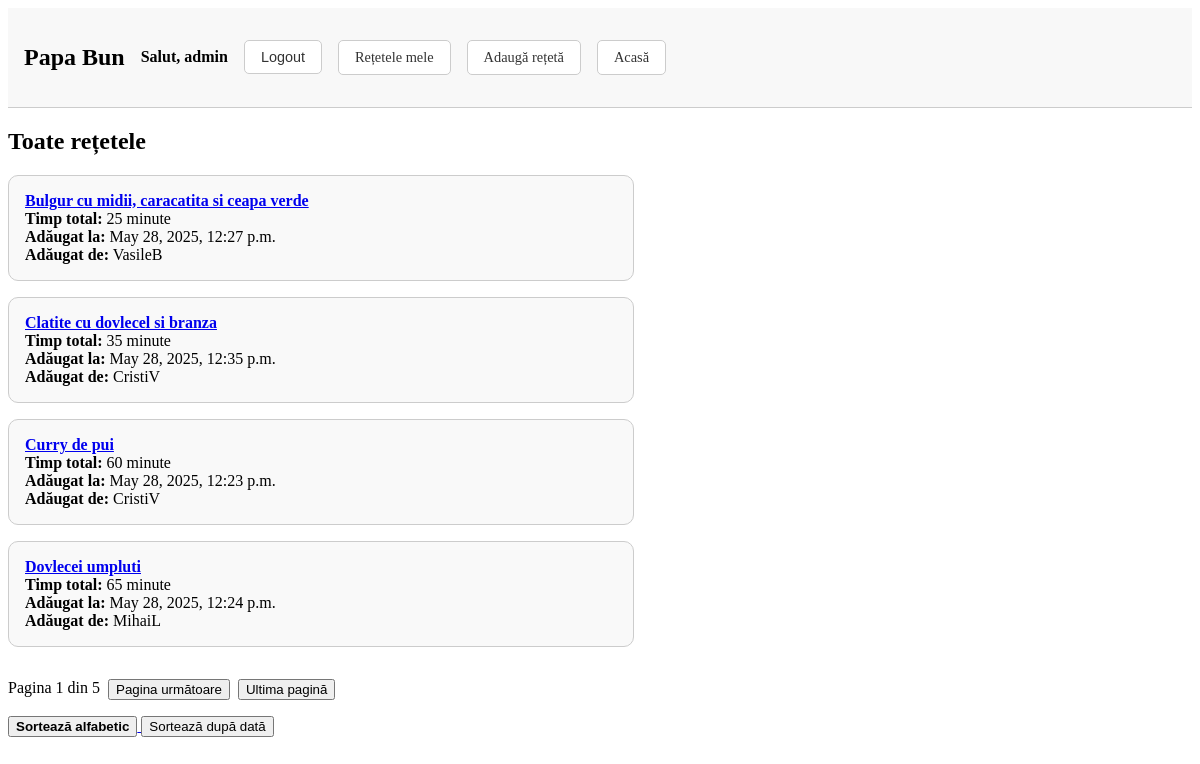
/ (signed in), run on the app's committed database.
### recipes/models.py (models this page shows, shortened)
class Recipe(models.Model):
    title = models.CharField(max_length=200)
    description = models.TextField(null=True)
    addition_date = models.DateTimeField(auto_now_add=True, null=True)
    prep_time = models.IntegerField(null=True, blank=True)
    cooking_time = models.IntegerField(null=True, blank=True)
    user = models.ForeignKey(User, on_delete=models.CASCADE, related_name='recipes', null=True)
    def total_time(self):
        prep = self.prep_time if self.prep_time is not None else 0
        cook = self.cooking_time if self.cooking_time is not None else 0
        return prep + cook

### recipes/views.py (the view)
# urls.py: path('', views.recipe_list, name='recipe_list'),
def recipe_list(request):
    sort_by = request.GET.get('sort', 'title')
    if sort_by == 'added':
        recipes = Recipe.objects.order_by('-addition_date')
    else:
        recipes = Recipe.objects.order_by('title')
    paginator = Paginator(recipes, 4 )
    page_number = request.GET.get('page')
    page_obj = paginator.get_page(page_number)
    return render(request, 'recipes/recipe_list.html', {
        'page_obj': page_obj,
        'sort_by': sort_by
    })

### recipes/templates/recipes/recipe_list.html (shortened to what this page needs)
{% extends 'base.html' %}
{% block content %}
<h2>Toate rețetele</h2>
<div style="width: 50%; padding: 0; display: flex; flex-direction: column; gap: 1rem;">
{% for recipe in page_obj %}
  <div style="width: 100%; padding: 1rem; border: 1px solid #ccc; border-radius: 10px; background-color: #f9f9f9;">
    <div> <strong><a href="{% url 'recipe_detail' recipe.id %}">{{ recipe.title }}</a></strong> </div>
    <div> <strong>Timp total:</strong> {{ recipe.total_time }} minute </div>
    <div> <strong>Adăugat la:</strong> {{ recipe.addition_date }} </div>
    <div> <strong>Adăugat de:</strong> {{ recipe.user.username }} </div>
  </div>
{% endfor %}
<div class="pagination" style="margin-top: 1em; display: flex; gap: 0.5rem; flex-wrap: wrap;">
  <span>Pagina {{ page_obj.number }} din {{ page_obj.paginator.num_pages }}</span>
  {% if page_obj.has_next %}
    <form action="" method="get" style="display:inline;">
      <button type="submit">Pagina următoare</button>
    </form>
    <form action="" method="get" style="display:inline;">
      <button type="submit">Ultima pagină</button>
    </form>
  {% endif %}
</div>
<div style="margin-bottom: 1em;">
  <a href="?sort=title">
      <button {% if sort_by == 'title' %}style="font-weight:bold;"{% endif %}>
      Sortează alfabetic
      </button>
  </a>
  <a href="?sort=added">
      <button {% if sort_by == 'added' %}style="font-weight:bold;"{% endif %}>
        Sortează după dată
      </button>
  </a>
</div>
</div>
{% endblock %}

### recipes/templates/base.html (shortened to what this page needs)
<!DOCTYPE html>
<html>
<head>
</head>
<body>
<nav>
    <div>
        <h1><strong>Papa Bun</strong></h1>
    </div>
    {% if user.is_authenticated %}
        <strong>Salut, {{ user.username }}</strong>
        <form method="post" action="{% url 'logout' %}">
            <button type="submit" class="nav-button">Logout</button>
        </form>
        <a href="{% url 'my_recipes' %}" class="nav-button">Rețetele mele</a>
    {% else %}
        <a href="{% url 'login' %}" class="nav-button">Autentificare</a>
        <a href="{% url 'register' %}" class="nav-button">Înregistrare</a>
    {% endif %}
    <a href="{% url 'recipe_add' %}" class="nav-button">Adaugă rețetă</a>
    <a href="{% url 'recipe_list' %}" class="nav-button">Acasă</a>
</nav>
{% block content %}
{% endblock %}
</body>
</html>

### recipes/templates/base.html (style rules this page uses)
nav { display: flex; align-items: center; gap: 1rem; padding: 1rem; background-color: #f8f8f8; border-bottom: 1px solid #ccc; }
nav h1 { margin-right: auto; }
.nav-button { text-decoration: none; padding: 0.5rem 1rem; border: 1px solid #ccc; border-radius: 5px; background-color: #ffffff; color: #333; cursor: pointer; font-size: 0.9rem; }
form { display: inline; }

### data on the page
Recipe: title "Bulgur cu midii, caracatita si ceapa verde", total_time "25", addition_date "May 28, 2025, 12:27 p.m.", user.username "VasileB"
Recipe: title "Clatite cu dovlecel si branza", total_time "35", addition_date "May 28, 2025, 12:35 p.m.", user.username "CristiV"
Recipe: title "Curry de pui", total_time "60", addition_date "May 28, 2025, 12:23 p.m.", user.username "CristiV"
Recipe: title "Dovlecei umpluti", total_time "65", addition_date "May 28, 2025, 12:24 p.m.", user.username "MihaiL"

### other printed values
{{ user.username }} "admin"
{{ page_obj.number }} "1"
{{ page_obj.paginator.num_pages }} "5"
